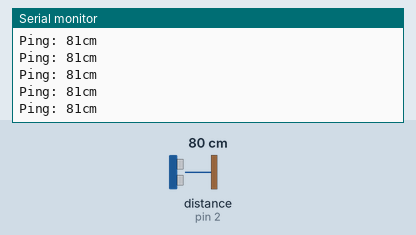
Recording of a sketch running on a simulated Arduino Uno, built with avr-gcc and run on an emulated ATmega328P. Shown: the last lines printed to the serial monitor. Inputs (shaded band) come from the test bench; at power-on: distance to the obstacle (sensor on pin 2) 80 cm. The echo pulse lasts 58.3 µs per cm.

Above: at 1.2 s.
1.3 s: distance to the obstacle (sensor on pin 2) set to 2 cm
At 1.34 s:
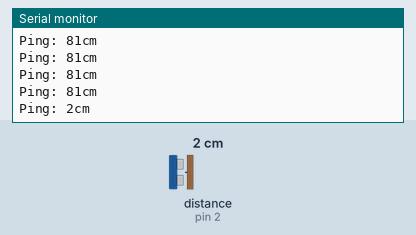
2.8 s: distance to the obstacle (sensor on pin 2) set to 60 cm
At 2.82 s:
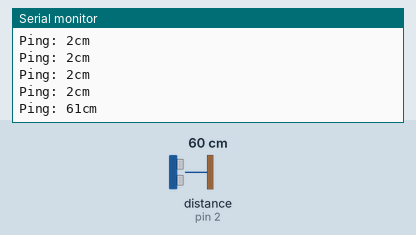
Timing chart, 0 to 5.8 s (numbered marks = the images above; inputs shaded):
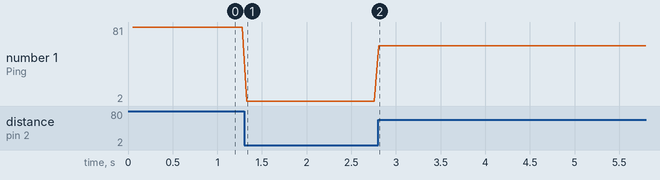

The sketch:

ultrasonic_sensor_pingLibrary.ino
```cpp
#include <NewPing.h>

#define TRIGGER_PIN  3
#define ECHO_PIN     2
//#define MAX_DISTANCE 200

NewPing sonar(TRIGGER_PIN, ECHO_PIN);

void setup() {
  Serial.begin(115200);
}

void loop() {
  delay(50);
  int uS = sonar.ping();
  Serial.print("Ping: ");
  Serial.print(uS / US_ROUNDTRIP_CM);
  Serial.println("cm");
}
```

Measured:
- after the input at 1.3 s, the serial monitor: prints a new line at once (image 1)
- after the input at 2.8 s, the serial monitor: prints a new line at once (image 2)
- plotted number 1: 81 → 2 after the input at 1.3 s, 2 → 61 after the input at 2.8 s
